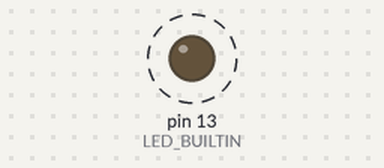
A sketch run on a simulated Arduino Uno, built with avr-gcc and run on an emulated ATmega328P. Parts: output pins drawn as LEDs (lit = HIGH). Dashed ring = blinking. What the sketch prints to the serial monitor is not drawn.

Above: at 1.5 s.
Timing chart, 0 to 5.6 s (numbered marks = the images above):
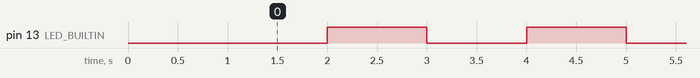

Measured:
- by itself, pin 13 (LED_BUILTIN): alternates HIGH for 1.0 s and LOW for 1.0 s

The sketch:

PiscaLED.ino
```cpp
/*
  Equipe DIYHomeTech
*/

// Método de configuração, é o primeiro executado quando o módulo é ligado
void setup() {
    delay(1000); // Da um tempo para tudo subir antes de iniciar a brincadeira

    // Configura o LED_BUILTIN para saída
    pinMode(LED_BUILTIN, OUTPUT);

    // Configura a porta serial para enviar ao computador alguma informação
    Serial.begin(115200); // Velocidade configurada em 115200 baud

    // Imprime uma mensagem na porta serial
    Serial.println("Módulo iniciado");
}

// Método que converte um estado booleano para uma string
String converteEstado(bool estado) {
    if(estado) {
        return "Ligado";
    } else {
        return "Desligado";
    }
}

// Método de loop, fica rodando continuamente
void loop() {
    // Pausa de 1 segundo
    delay(1000);

    // Lê e armazena o estado do led
    bool estadoLed = digitalRead(LED_BUILTIN);

    // Realiza a troca de estado do led
    digitalWrite(LED_BUILTIN, !estadoLed);

    // Imprime a mensagem na porta serial
    Serial.println("Alterado o estado do LED: " + converteEstado(estadoLed));
}
```
